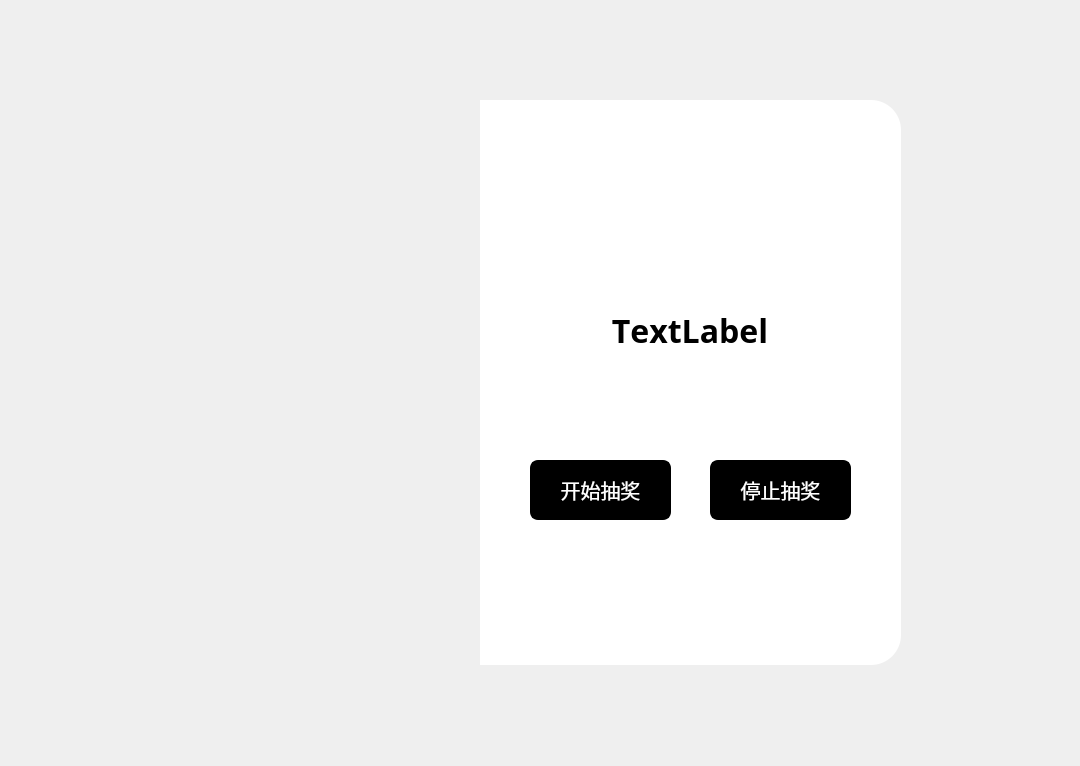
<?xml version="1.0" encoding="UTF-8"?>
<ui version="4.0">
 <class>MainWindow</class>
 <widget class="QMainWindow" name="MainWindow">
  <property name="geometry">
   <rect>
    <x>0</x>
    <y>0</y>
    <width>1080</width>
    <height>766</height>
   </rect>
  </property>
  <property name="windowTitle">
   <string>MainWindow</string>
  </property>
  <widget class="QWidget" name="centralwidget">
   <widget class="QLabel" name="label">
    <property name="geometry">
     <rect>
      <x>100</x>
      <y>100</y>
      <width>378</width>
      <height>565</height>
     </rect>
    </property>
    <property name="styleSheet">
     <string notr="true">background-image: url(:/images/images/毕业晚会海报.jpg);
border-top-left-radius: 30px;
border-bottom-left-radius: 30px;</string>
    </property>
    <property name="text">
     <string/>
    </property>
   </widget>
   <widget class="QLabel" name="label_2">
    <property name="geometry">
     <rect>
      <x>480</x>
      <y>100</y>
      <width>421</width>
      <height>565</height>
     </rect>
    </property>
    <property name="styleSheet">
     <string notr="true">background-color: rgb(255, 255, 255);
border-top-right-radius: 30px;
border-bottom-right-radius: 30px;</string>
    </property>
    <property name="text">
     <string/>
    </property>
   </widget>
   <widget class="QLabel" name="label_3">
    <property name="geometry">
     <rect>
      <x>540</x>
      <y>230</y>
      <width>300</width>
      <height>200</height>
     </rect>
    </property>
    <property name="font">
     <font>
      <family>阿里妈妈数黑体</family>
      <pointsize>24</pointsize>
      <weight>75</weight>
      <bold>true</bold>
      <kerning>false</kerning>
     </font>
    </property>
    <property name="mouseTracking">
     <bool>false</bool>
    </property>
    <property name="text">
     <string>TextLabel</string>
    </property>
    <property name="alignment">
     <set>Qt::AlignCenter</set>
    </property>
   </widget>
   <widget class="QWidget" name="widget" native="true">
    <property name="enabled">
     <bool>true</bool>
    </property>
    <property name="geometry">
     <rect>
      <x>480</x>
      <y>430</y>
      <width>421</width>
      <height>131</height>
     </rect>
    </property>
    <property name="font">
     <font>
      <pointsize>15</pointsize>
     </font>
    </property>
    <property name="styleSheet">
     <string notr="true">border:none</string>
    </property>
    <widget class="QPushButton" name="StartButton">
     <property name="enabled">
      <bool>true</bool>
     </property>
     <property name="geometry">
      <rect>
       <x>50</x>
       <y>30</y>
       <width>141</width>
       <height>60</height>
      </rect>
     </property>
     <property name="styleSheet">
      <string notr="true">#StartButton {
	background-color: rgb(0, 0, 0);
	color: rgb(255, 255, 255);
	border:2px solid rgb(0,0,0);
	border-radius:8px;
}
#StartButton:hover {
	color: rgb(0,0,0);
	background-color: rgb(255, 255, 255);
}
#StartButton:pressed {
	padding-top:5px;
	padding-left:5px;
}</string>
     </property>
     <property name="text">
      <string>开始抽奖</string>
     </property>
     <property name="iconSize">
      <size>
       <width>20</width>
       <height>20</height>
      </size>
     </property>
    </widget>
    <widget class="QPushButton" name="PauseButton">
     <property name="enabled">
      <bool>true</bool>
     </property>
     <property name="geometry">
      <rect>
       <x>230</x>
       <y>30</y>
       <width>141</width>
       <height>60</height>
      </rect>
     </property>
     <property name="styleSheet">
      <string notr="true">#PauseButton {
	background-color: rgb(0, 0, 0);
	color: rgb(255, 255, 255);
	border:2px solid rgb(0,0,0);
	border-radius:8px;
}
#PauseButton:hover {
	color: rgb(0,0,0);
	background-color: rgb(255, 255, 255);
}
#PauseButton:pressed {
	padding-top:5px;
	padding-left:5px;
}</string>
     </property>
     <property name="text">
      <string>停止抽奖</string>
     </property>
     <property name="iconSize">
      <size>
       <width>20</width>
       <height>20</height>
      </size>
     </property>
    </widget>
   </widget>
   <widget class="QPushButton" name="CloseButton">
    <property name="geometry">
     <rect>
      <x>850</x>
      <y>110</y>
      <width>41</width>
      <height>41</height>
     </rect>
    </property>
    <property name="styleSheet">
     <string notr="true">border:0px</string>
    </property>
    <property name="text">
     <string/>
    </property>
    <property name="icon">
     <iconset resource="src.qrc">
      <normaloff>:/images/images/Close.svg</normaloff>:/images/images/Close.svg</iconset>
    </property>
   </widget>
  </widget>
 </widget>
 <resources>
  <include location="src.qrc"/>
 </resources>
 <connections>
  <connection>
   <sender>CloseButton</sender>
   <signal>clicked()</signal>
   <receiver>MainWindow</receiver>
   <slot>close()</slot>
   <hints>
    <hint type="sourcelabel">
     <x>858</x>
     <y>119</y>
    </hint>
    <hint type="destinationlabel">
     <x>950</x>
     <y>86</y>
    </hint>
   </hints>
  </connection>
 </connections>
</ui>
